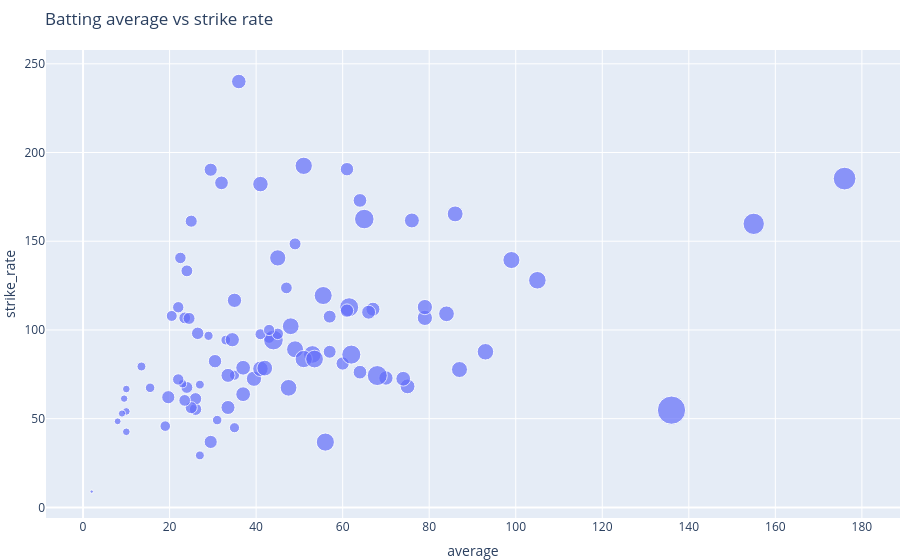

Notebook code cell kept with this figure:
### Code cell
scatter = data.average_vs_strike_rate(min_balls=30)
display(scatter.head(10))
if len(scatter) >= 2:
    charts.avg_vs_strike_scatter(scatter, "Batting average vs strike rate").show()
else:
    print("Not enough batters yet. Harvest more matches and re-run Section 5.")

### Figure 1 — Plotly figure (JSON) as saved in the notebook; plotly's stock layout.template omitted (floating-point values rounded to 4 significant figures)
{"data": [{"hovertemplate": "<b>%{hovertext}</b><br><br>average=%{x}<br>strike_rate=%{y}<br>runs=%{marker.size}<extra></extra>", "hovertext": ["Sanju Samson", "Tilak Varma", "Nic Maddinson", "Travis Head", "Marnus Labuschagne", "Steven Smith", "Matt Renshaw", "Alex Carey", "Beau Webster", "Pat Cummins", "Nathan Lyon", "Marco Jansen", "Wiaan Mulder", "Anrich Nortje", "Keshav Maharaj", "Simon Harmer", "Aiden Markram", "David Bedingham", "Temba Bavuma", "Tristan Stubbs", "Sahibzada Farhan", "Hasan Nawaz", "Arafat Minhas", "Kusal Mendis", "Kamindu Mendis", "Babar Azam", "Saad Baig", "Salman Agha", "Faheem Ashraf", "Sam Curran", "Joe Root", "Tom Banton", "Ben Duckett", "Pavan Rathnayake", "Janith Liyanage", "Saif Hassan", "Tanzid Hasan Tamim", "Najmul Hossain Shanto", "Parvez Hossain Emon", "Ibrahim Zadran", "Sediqullah Atal", "Rahmat Shah", "Hashmatullah Shahidi", "Sikandar Raza", "Ryan Burl", "Brian Bennett", "Brendan Taylor", "Craig Ervine", "Rishad Hossain", "Ismail Kara", "Joyeb Chand", "Jakir Patel", "Selim Salau", "Isaac Danladi", "Joao Hou", "Jose Bulele", "Agostinho Navicha", "David Demba", "Andre Jarju", "Frank Campbell", "Mohmed Duvesh Patel", "Maaz Khan", "Inshaf Farook", "Riazat Ali Shah", "Olipa Gerald", "Sumeet Verma", "Dev Khanal", "Asif Sheikh", "Ishan Pandey", "Rohit Paudel", "Dipendra Singh Airee", "Hassnain Shah", "Mujibur Ali", "Jatinder Singh", "Hasnain Ul Wahab", "Hammad Mirza", "Yuvraj Samra", "Aaron Johnson", "Samit Gohel", "Harsh Thaker", "Hamza Tariq", "Aaditya Varadarajan", "Arjun Kumal", "Moeen Ali", "Joe Denly", "Lendl Simmons", "Joe Burns", "Jonathan Wells", "Ernest Kemm", "Nonelela Yikha", "Jordan James Neil", "Slade van Staden", "Jason Smith"], "legendgroup": "", "marker": {"color": "#636efa", "size": [72, 50, 48, 20, 74, 52, 272, 38, 43, 75, 27, 61, 59, 20, 35, 35, 112, 95, 4, 59, 76, 132, 111, 105, 84, 79, 74, 123, 45, 27, 33, 57, 45, 79, 60, 67, 47, 19, 70, 124, 106, 74, 64, 52, 31, 31, 82, 93, 23, 82, 41, 44, 155, 176, 49, 20, 61, 64, 53, 48, 70, 90, 16, 64, 102, 41, 57, 27, 50, 98, 96, 67, 18, 102, 44, 136, 107, 69, 84, 47, 66, 67, 87, 130, 59, 99, 86, 49, 61, 79, 29, 43, 47], "sizemode": "area", "sizeref": 0.68, "symbol": "circle"}, "mode": "markers", "name": "", "orientation": "v", "showlegend": false, "type": "scatter", "x": [36.0, 25.0, 24.0, 10.0, 37.0, 26.0, 136.0, 19.0, 43.0, 75.0, 27.0, 30.5, 29.5, 10.0, 35.0, 35.0, 56.0, 47.5, 2.0, 19.7, 76.0, 44.0, 55.5, 105.0, 84.0, 39.5, 37.0, 61.5, 22.5, 27.0, 33.0, 57.0, 45.0, 79.0, 60.0, 33.5, 23.5, 9.5, 70.0, 62.0, 53.0, 74.0, 64.0, 26.0, 31.0, 15.5, 41.0, 93.0, 23.0, 41.0, 20.5, 22.0, 155.0, 176.0, 24.5, 10.0, 61.0, 64.0, 26.5, 24.0, 35.0, 45.0, 8.0, 32.0, 51.0, 41.0, 57.0, 13.5, 25.0, 49.0, 48.0, 67.0, 9.0, 51.0, 22.0, 68.0, 53.5, 34.5, 42.0, 23.5, 66.0, 33.5, 87.0, 65.0, 29.5, 99.0, 86.0, 49.0, 61.0, 79.0, 29.0, 43.0, 47.0], "xaxis": "x", "y": [240.0, 161.3, 67.6, 54.1, 63.8, 55.3, 54.8, 45.8, 95.6, 68.2, 29.3, 82.4, 36.9, 66.7, 74.5, 44.9, 36.8, 67.4, 8.9, 62.1, 161.7, 94.3, 119.4, 128.0, 109.1, 72.5, 78.7, 112.8, 140.6, 69.2, 94.3, 107.5, 97.8, 106.8, 81.1, 56.3, 106.8, 61.3, 72.9, 86.1, 86.2, 72.5, 76.2, 61.2, 49.2, 67.4, 78.1, 87.7, 69.7, 182.2, 107.9, 112.8, 159.8, 185.3, 106.5, 42.6, 190.6, 173.0, 98.1, 133.3, 116.7, 140.6, 48.5, 182.9, 192.5, 97.6, 87.7, 79.4, 56.2, 89.1, 102.1, 111.7, 52.9, 83.6, 72.1, 74.3, 83.6, 94.5, 78.5, 60.3, 110.0, 74.4, 77.7, 162.5, 190.3, 139.4, 165.4, 148.5, 110.9, 112.9, 96.7, 100.0, 123.7], "yaxis": "y"}], "layout": {"legend": {"itemsizing": "constant", "tracegroupgap": 0}, "margin": {"b": 0, "l": 0, "r": 0, "t": 50}, "title": {"text": "Batting average vs strike rate"}, "xaxis": {"anchor": "y", "domain": [0, 1], "title": {"text": "average"}}, "yaxis": {"anchor": "x", "domain": [0, 1], "title": {"text": "strike_rate"}}}}
